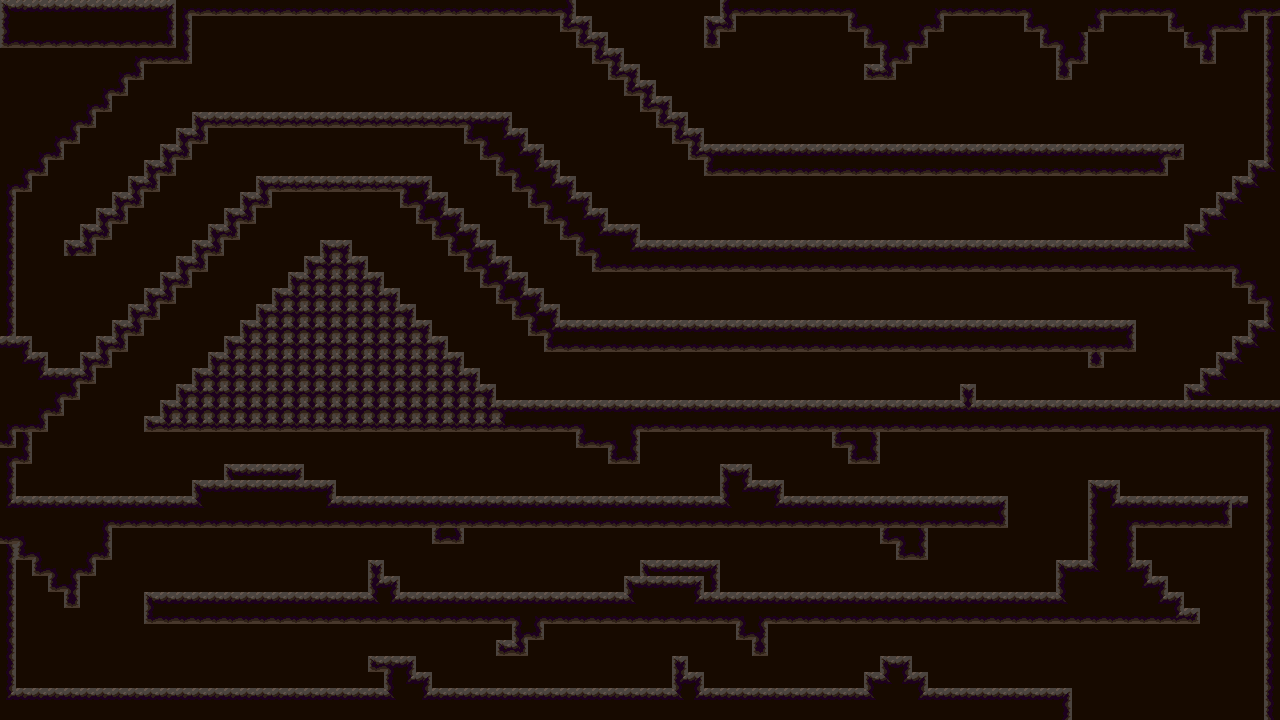

A 2D game scene composited from a Tiled map and its tileset images. What follows is a short description and the map's XML, with each tile layer's data collapsed to a summary:
An orthogonal 80x45 tile map with 16x16 px tiles, 2 tile layers (back, main), 2 tilesets and 159 objects.

<map version="1.10" tiledversion="1.10.1" orientation="orthogonal" renderorder="right-down" width="80" height="45" tilewidth="16" tileheight="16" infinite="0" nextlayerid="8" nextobjectid="222">
 <tileset firstgid="1" source="gray.tsx" />
 <tileset firstgid="56" source="red.tsx" />
 <layer id="7" name="back" width="80" height="45">
  <data>[3600 cells, 3600 non-empty, 1 distinct tile ids]</data>
 </layer>
 <layer id="1" name="main" width="80" height="45">
  <data>[3600 cells, 1272 non-empty, 34 distinct tile ids]</data>
 </layer>
 <objectgroup id="2" name="collision">
  <object id="4" x="0" y="0" width="576" height="16" />
  <object id="5" x="720" y="0" width="560" height="16" />
  <object id="6" x="1264" y="0" width="16" height="720" />
  <object id="7" x="0" y="688" width="1072" height="32" />
  <object id="10" x="0" y="0" width="16" height="720" />
  <object id="15" x="16" y="496" width="992" height="32" />
  <object id="16" x="144" y="592" width="1040" height="32" />
  <object id="33" x="432" y="528" width="32" height="16" />
  <object id="36" x="368" y="560" width="16" height="16" />
  <object id="37" x="368" y="576" width="32" height="16" />
  <object id="38" x="896" y="528" width="32" height="32" />
  <object id="41" x="1184" y="608" width="16" height="16" />
  <object id="42" x="1088" y="480" width="32" height="80" />
  <object id="44" x="1120" y="496" width="112" height="32" />
  <object id="46" x="1120" y="528" width="16" height="32" />
  <object id="47" x="1184" y="384" width="80" height="16" />
  <object id="48" x="1200" y="368" width="64" height="16" />
  <object id="49" x="1216" y="352" width="48" height="16" />
  <object id="50" x="1232" y="336" width="32" height="16" />
  <object id="51" x="1248" y="320" width="16" height="16" />
  <object id="52" x="1248" y="160" width="16" height="144" />
  <object id="53" x="1232" y="176" width="16" height="112" />
  <object id="54" x="1216" y="192" width="16" height="80" />
  <object id="55" x="1200" y="208" width="16" height="64" />
  <object id="56" x="1184" y="224" width="16" height="48" />
  <object id="57" x="592" y="240" width="592" height="32" />
  <object id="58" x="576" y="224" width="48" height="32" />
  <object id="60" x="560" y="208" width="48" height="32" />
  <object id="61" x="464" y="112" width="48" height="32" />
  <object id="62" x="480" y="128" width="48" height="32" />
  <object id="66" x="496" y="144" width="48" height="32" />
  <object id="67" x="512" y="160" width="48" height="32" />
  <object id="68" x="528" y="176" width="48" height="32" />
  <object id="69" x="544" y="192" width="48" height="32" />
  <object id="70" x="192" y="112" width="272" height="16" />
  <object id="72" x="176" y="128" width="32" height="16" />
  <object id="73" x="160" y="144" width="32" height="16" />
  <object id="74" x="144" y="160" width="32" height="16" />
  <object id="76" x="128" y="176" width="32" height="16" />
  <object id="77" x="112" y="192" width="32" height="16" />
  <object id="78" x="96" y="208" width="32" height="16" />
  <object id="79" x="80" y="224" width="32" height="16" />
  <object id="80" x="64" y="240" width="32" height="16" />
  <object id="81" x="176" y="16" width="16" height="48" />
  <object id="82" x="16" y="48" width="160" height="16" />
  <object id="83" x="112" y="64" width="32" height="16" />
  <object id="84" x="96" y="80" width="32" height="16" />
  <object id="85" x="80" y="96" width="32" height="16" />
  <object id="86" x="64" y="112" width="32" height="16" />
  <object id="87" x="48" y="128" width="32" height="16" />
  <object id="88" x="32" y="144" width="32" height="16" />
  <object id="89" x="16" y="160" width="32" height="16" />
  <object id="90" x="16" y="176" width="16" height="16" />
  <object id="91" x="16" y="336" width="16" height="96" />
  <object id="92" x="32" y="352" width="16" height="80" />
  <object id="93" x="48" y="368" width="16" height="48" />
  <object id="94" x="64" y="368" width="16" height="32" />
  <object id="95" x="80" y="352" width="16" height="32" />
  <object id="96" x="96" y="336" width="16" height="32" />
  <object id="97" x="112" y="320" width="16" height="32" />
  <object id="98" x="128" y="304" width="16" height="32" />
  <object id="99" x="144" y="288" width="16" height="32" />
  <object id="101" x="160" y="272" width="16" height="32" />
  <object id="103" x="176" y="256" width="16" height="32" />
  <object id="104" x="192" y="240" width="16" height="32" />
  <object id="105" x="208" y="224" width="16" height="32" />
  <object id="106" x="224" y="208" width="16" height="32" />
  <object id="107" x="240" y="192" width="16" height="32" />
  <object id="108" x="256" y="176" width="16" height="32" />
  <object id="109" x="272" y="176" width="160" height="16" />
  <object id="110" x="400" y="192" width="48" height="16" />
  <object id="111" x="416" y="208" width="48" height="16" />
  <object id="112" x="432" y="224" width="48" height="16" />
  <object id="113" x="448" y="240" width="48" height="16" />
  <object id="114" x="464" y="256" width="48" height="16" />
  <object id="115" x="480" y="272" width="48" height="16" />
  <object id="116" x="496" y="288" width="48" height="16" />
  <object id="117" x="512" y="304" width="48" height="16" />
  <object id="118" x="528" y="320" width="608" height="16" />
  <object id="119" x="544" y="320" width="592" height="32" />
  <object id="126" x="176" y="384" width="320" height="16" />
  <object id="128" x="192" y="368" width="288" height="16" />
  <object id="129" x="208" y="352" width="256" height="16" />
  <object id="130" x="224" y="336" width="224" height="16" />
  <object id="131" x="240" y="320" width="192" height="16" />
  <object id="132" x="256" y="304" width="160" height="16" />
  <object id="133" x="272" y="288" width="128" height="16" />
  <object id="134" x="288" y="272" width="96" height="16" />
  <object id="135" x="304" y="256" width="64" height="16" />
  <object id="136" x="320" y="240" width="32" height="16" />
  <object id="137" x="704" y="144" width="464" height="32" />
  <object id="139" x="1168" y="144" width="16" height="16" />
  <object id="145" x="1168" y="16" width="80" height="16" />
  <object id="146" x="1184" y="32" width="32" height="16" />
  <object id="147" x="1200" y="48" width="16" height="16" />
  <object id="152" x="1024" y="16" width="80" height="16" />
  <object id="153" x="1040" y="32" width="48" height="16" />
  <object id="154" x="1056" y="48" width="32" height="16" />
  <object id="155" x="1056" y="64" width="16" height="16" />
  <object id="156" x="848" y="16" width="96" height="16" />
  <object id="157" x="864" y="32" width="64" height="16" />
  <object id="159" x="880" y="48" width="32" height="16" />
  <object id="160" x="880" y="64" width="16" height="16" />
  <object id="161" x="704" y="16" width="32" height="16" />
  <object id="162" x="704" y="32" width="16" height="16" />
  <object id="163" x="560" y="16" width="32" height="16" />
  <object id="164" x="576" y="32" width="32" height="16" />
  <object id="165" x="592" y="48" width="32" height="16" />
  <object id="166" x="608" y="64" width="32" height="16" />
  <object id="167" x="624" y="80" width="32" height="16" />
  <object id="168" x="640" y="96" width="32" height="16" />
  <object id="169" x="656" y="112" width="32" height="16" />
  <object id="170" x="672" y="128" width="32" height="16" />
  <object id="171" x="688" y="144" width="16" height="16" />
  </objectgroup>
 <objectgroup id="3" name="finish">
  <!-- 11 objects omitted --></objectgroup>
 <objectgroup id="4" name="start">
  <!-- 10 objects omitted --></objectgroup>
 <objectgroup id="5" name="enemys">
  <!-- 8 objects omitted --></objectgroup>
 <objectgroup id="6" name="hearts">
  <!-- 1 objects omitted --></objectgroup>
</map>
<!-- 45 of 159 objects omitted -->
